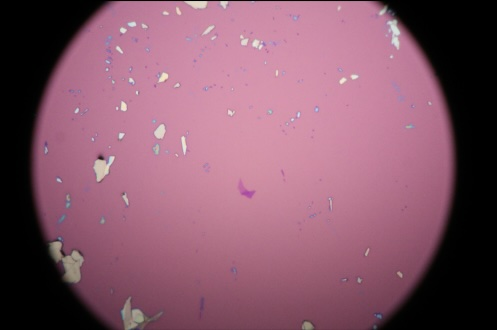
#> input picture segmenter/test_images/WTe2/wte2_0.jpg, 497 x 330 px
$ python -i material.py   (imports and definitions only)
#> lines starting #> are read from the running program, lines starting #| are printed output that depends on the picture
from skimage.feature import canny
from skimage.color import lab2rgb, rgb2gray, rgb2lab
from scipy.ndimage import gaussian_filter
from skimage.morphology import disk
import numpy as np
import cv2
import concurrent.futures
from utils import blur, smooth
from segmenter import Segmenter

class EdgeMethod():
    def __init__(self, canny_sigma = 0.7):
        self.canny_sigma = canny_sigma

    def __call__(self, img):
        return canny(rgb2gray(img), sigma=self.canny_sigma).astype('float32')

# [10 lines left out: function lab_separate, not called in this run]

class GrapheneEdgeMethod(EdgeMethod):
    # [77 lines left out: functions __call__, subdivide, combine_sections, not called in this run]

def hessian_determinant(image, sigma=1):
    """
    Calculate the determinant of the Hessian matrix at each point in the image.
    Args:
        image: 2D numpy array (grayscale image)
        sigma: Gaussian smoothing parameter
    Returns:
        det_H: 2D numpy array of the same shape as image
    """
    # Second derivatives
    Ixx = gaussian_filter(image, sigma=sigma, order=(2, 0))
    Iyy = gaussian_filter(image, sigma=sigma, order=(0, 2))
    Ixy = gaussian_filter(image, sigma=sigma, order=(1, 1))
    # Determinant of Hessian
    det_H = Ixx * Iyy - Ixy ** 2
    return det_H

# [64 lines left out: functions rank_gradient, nonmax_suppression, not called in this run]


class EntropyEdgeMethod(EdgeMethod):
    # [50 lines left out: functions __init__, __call__, not called in this run]

class HBNEdgeMethod(EdgeMethod):
    # [39 lines left out: functions __init__, __call__, not called in this run]

class Material():
    def __init__(self, name, target_bg_lab, layer_labels, sigma=0.7, fat_threshold=0.1, Edge_Method = EdgeMethod, args = []):
        self.name = name
        self.target_bg_lab = target_bg_lab
        self.layer_labels = layer_labels
        self.recommended_sigma = sigma
        self.recommended_fat_threshold = fat_threshold
        self.Edge_Method = Edge_Method
        self.args = args


# Make each material

wte2_labels = { # cielab colorspace
                  (56, 40, -10): 'monolayer',
                  (46, 50, -20): 'bilayer',
                  (39, 60, -30): 'trilayer',
                  (31, 54, -32): 'fewlayer',
                  (70, 20, -30): 'manylayer',
                  (80, 5, 10): 'bulk',
                  (0, 0, 0): 'dirt',
                  (30, 20, -10): 'dirt',
                  (0,0,0): 'black',
              }

wte2 = Material(
    'WTe2',
    [58.50683594, 28.57762527, -2.79295444],
    layer_labels=wte2_labels,
    Edge_Method = HBNEdgeMethod,
    args = [
    [1, 2, 5, 5], # Radius, Blur, Threshold, and Dilate Iterations for M50 and higher
    [1, 1.25, 5, 4], # M20
    [1, 1.5, 5, 3], # M10
    [1, 1, 5, 2] # M5
    ],
)

graphene_labels = { # cielab colorspace
                  # (51, 14, 1): 'monolayer',
                #   (47, 12, 3): 'monolayer',
                  (46.6, 15.4, 3.2): 'monolayer',
                  (43.9, 18.9, 1.6): 'bilayer',
                  (40.4, 23.6, -0.6): 'trilayer',
                #   (30, 10, -20): 'fewlayer',
                  (50, 0, -8): 'manylayer',
                  (53, 0, 0): 'manylayer',
                #   (66, -7, 11): 'manylayer',
                  # (43.5, 8, 1): 'manylayer',
                  (75, 0, 35): 'bulk',
                  (80, 5, 10): 'bulk',
                  (35, 1, 36): 'bulk',
                  (48, 10, 3.5): 'dirt',
                  (48, 9, 2.5): 'dirt',
                  (48.1, 6.7, -1.4): 'dirt',
                  (53, 0, 8.5): 'dirt',
                  (39, 8, 8): 'dirt',
                #   (30, 20, -10): 'dirt',
                  (0,0,0): 'black'
              }

graphene = Material(
    'Graphene',
    [49.62793933, 12.17574073,  5.43972594],
    layer_labels=graphene_labels,
    sigma=3,
    fat_threshold=0.005,
    Edge_Method = HBNEdgeMethod,
    # args = [[1, 75], [3, 80]] # disk radius and percentile
    args = [
       [5, 3, 5, 6], # Radius, Blur, Threshold, and Dilate Iterations for M50 and higher
       [2, 1.5, 5, 4], # M20
       [2, 1.5, 5, 3], # M10
       [1, 1, 5, 3] # M5
       ],
  )


hBN_labels = { # cielab colorspace
                  (50, 20, -2): '0-10',
                  (48, 15, -9): '10-20',
                  (56, -16, -15): '20-30',
                  (81, -41, 1): '30-40',
                  (93, -26, 18): '30-40',
                  (100, -30, 30): '40+',
                  (78, 22, -7): '40+',
                  (90, 25, 50): '40+',
                  (60, 20, -12): '40+',
                  (30, 20, -10): 'dirt',
                #   (55, 17, 6): 'dirt',
                  (0,0,0): 'black',
              }

hBN = Material(
    'hBN',
    [49, 27.5,  8.5],
    layer_labels=hBN_labels,
    sigma=0.7,
    fat_threshold=0.1,
    Edge_Method=HBNEdgeMethod,
    args = [
       [1, 1.5, 6, 14], # Blur, Threshold, and Dilate Iterations for M50 and higher
       [1, 1.5, 5, 4], # M20
       [1, 1.5, 5, 4], # M10
       [1, 1, 5, 1] # M5
       ]
  )

>>> import cv2
>>> picture = cv2.imread('test_images/WTe2/wte2_0.jpg', cv2.IMREAD_GRAYSCALE)
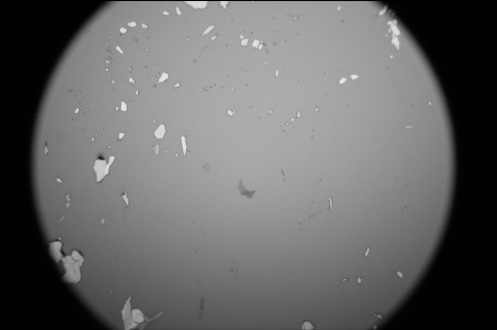
#> picture: shape (330, 497); min 0, max 235, mean 102.9
>>> result = hessian_determinant(picture)
#> in hessian_determinant, `Ixx = gaussian_filter(image, sigma=sigma, order=(2, 0))`:
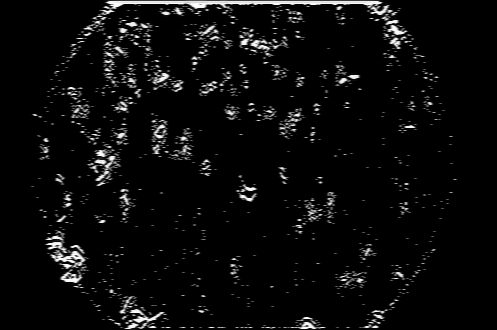
#> Ixx: shape (330, 497); min 0, max 255, mean 11.2
#> in hessian_determinant, `Iyy = gaussian_filter(image, sigma=sigma, order=(0, 2))`:
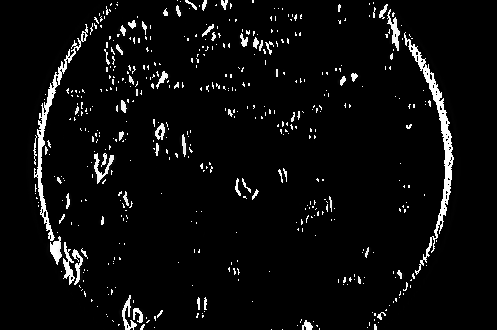
#> Iyy: shape (330, 497); min 0, max 255, mean 12
#> in hessian_determinant, `Ixy = gaussian_filter(image, sigma=sigma, order=(1, 1))`:
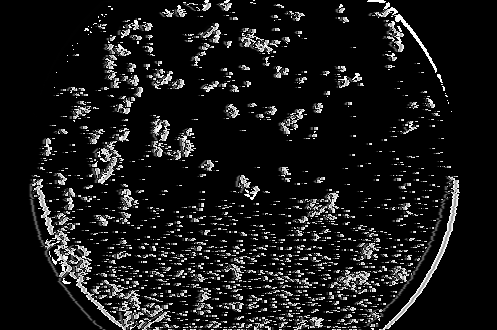
#> Ixy: shape (330, 497); min 0, max 255, mean 24.4
#> in hessian_determinant, `det_H = Ixx * Iyy - Ixy ** 2`:
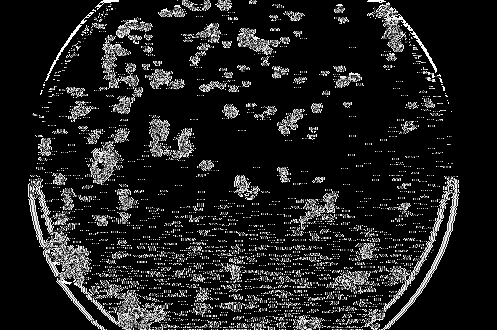
#> det_H: shape (330, 497); min 0, max 255, mean 29.9

$ run again, on segmenter/test_images/WTe2/wte2_28.jpg
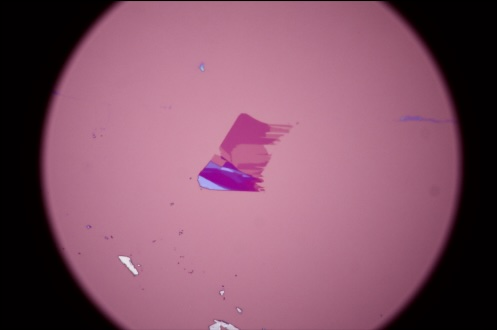
#> input picture segmenter/test_images/WTe2/wte2_28.jpg, 497 x 330 px
#> `picture = cv2.imread('test_images/WTe2/wte2_0.jpg', cv2.IMREAD_GRAYSCA..`:
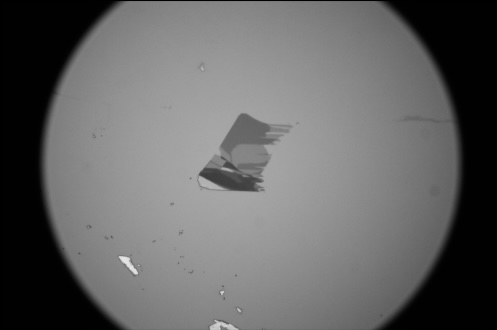
#> picture: shape (330, 497); min 0, max 230, mean 100.8
#> in hessian_determinant, `det_H = Ixx * Iyy - Ixy ** 2`:
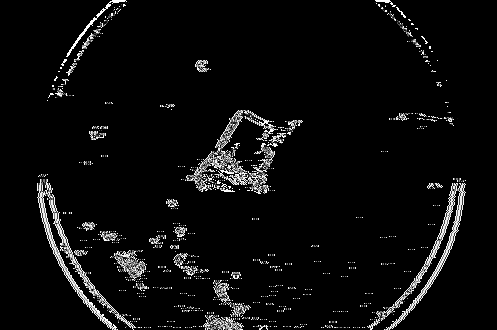
#> det_H: shape (330, 497); min 0, max 255, mean 12
